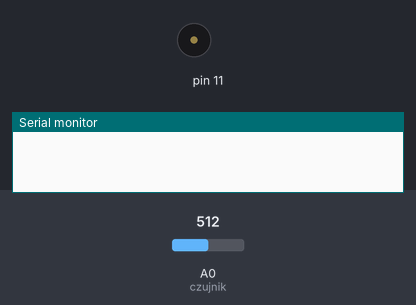
The sketch below on a simulated Arduino Uno, built with avr-gcc and run on an emulated ATmega328P. Parts: buzzer (waves = sounding), the last lines printed to the serial monitor. Inputs (shaded band) come from the test bench; at power-on: A0 (czujnik) = 512.

Above: at 1.2 s.
1.3 s: A0 (czujnik) set to 104
2.8 s: A0 (czujnik) set to 90
At 3.8 s:
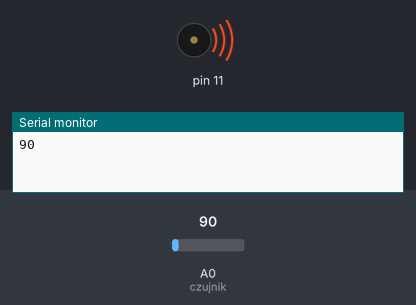
Timing chart, 0 to 5.8 s (numbered marks = the images above; inputs shaded):
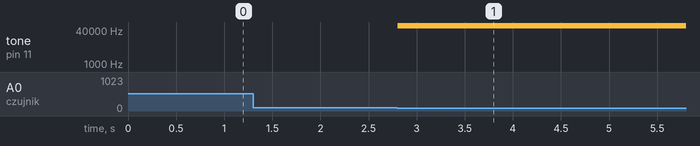

The sketch:

dziendobruino.ino
```cpp
#include "PCM.h"

int czujnik = 0;
int swiatlo = 0;

void setup()
{

  pinMode(czujnik, INPUT);
  Serial.begin(9600);
}

void loop()
{
  swiatlo = analogRead(czujnik);

  if (swiatlo < 100) {
    Serial.println(swiatlo);
    startPlayback();
    delay(1000);
  }
  delay(10);
}
```

PCM.h
```cpp
/*
 * speaker_pcm
 *
 * Plays 8-bit PCM audio on pin 11 using pulse-width modulation (PWM).
 * For Arduino with Atmega168 at 16 MHz.
 *
 * Uses two timers. The first changes the sample value 8000 times a second.
 * The second holds pin 11 high for 0-255 ticks out of a 256-tick cycle,
 * depending on sample value. The second timer repeats 62500 times per second
 * (16000000 / 256), much faster than the playback rate (8000 Hz), so
 * it almost sounds halfway decent, just really quiet on a PC speaker.
 *
 * Takes over Timer 1 (16-bit) for the 8000 Hz timer. This breaks PWM
 * (analogWrite()) for Arduino pins 9 and 10. Takes Timer 2 (8-bit)
 * for the pulse width modulation, breaking PWM for pins 11 & 3.
 *
 * References:
 *     http://www.uchobby.com/index.php/2007/11/11/arduino-sound-part-1/
 *     http://www.atmel.com/dyn/resources/prod_documents/doc2542.pdf
 *     http://www.evilmadscientist.com/article.php/avrdac
 *     http://gonium.net/md/2006/12/27/i-will-think-before-i-code/
 *     http://fly.cc.fer.hr/GDM/articles/sndmus/speaker2.html
 *     http://www.gamedev.net/reference/articles/article442.asp
 *
 * Michael Smith <michael@hurts.ca>
 */

/*
 * The audio data needs to be unsigned, 8-bit, 8000 Hz, and small enough
 * to fit in flash. 10000-13000 samples is about the limit.
 *
 * sounddata.h should look like this:
 *     const int sounddata_length=10000;
 *     const unsigned char sounddata_data[] PROGMEM = { ..... };
 *
 * You can use wav2c from GBA CSS:
 *     http://thieumsweb.free.fr/english/gbacss.html
 * Then add "PROGMEM" in the right place. I hacked it up to dump the samples
 * as unsigned rather than signed, but it shouldn't matter.
 *
 * http://musicthing.blogspot.com/2005/05/tiny-music-makers-pt-4-mac-startup.html
 * mplayer -ao pcm macstartup.mp3
 * sox audiodump.wav -v 1.32 -c 1 -r 8000 -u -1 macstartup-8000.wav
 * sox macstartup-8000.wav macstartup-cut.wav trim 0 10000s
 * wav2c macstartup-cut.wav sounddata.h sounddata
 *
 * (starfox) nb. under sox 12.18 (distributed in CentOS 5), i needed to run
 * the following command to convert my wav file to the appropriate format:
 * sox audiodump.wav -c 1 -r 8000 -u -b macstartup-8000.wav
 */

#include <avr/pgmspace.h>

#ifdef __cplusplus
extern "C" {
#endif

void startPlayback();
void stopPlayback();

#ifdef __cplusplus
}
#endif
```

Source omitted: PCM.c (data table, 41353 bytes)

Measured:
- the behaviour switches between 100 and 99 on A0 (czujnik) (found by bisection; images 0 and 1)
- after the input at 1.3 s, every drawn part: stays the same
- after the input at 2.8 s, tone on pin 11: silent → 62500 Hz at once
